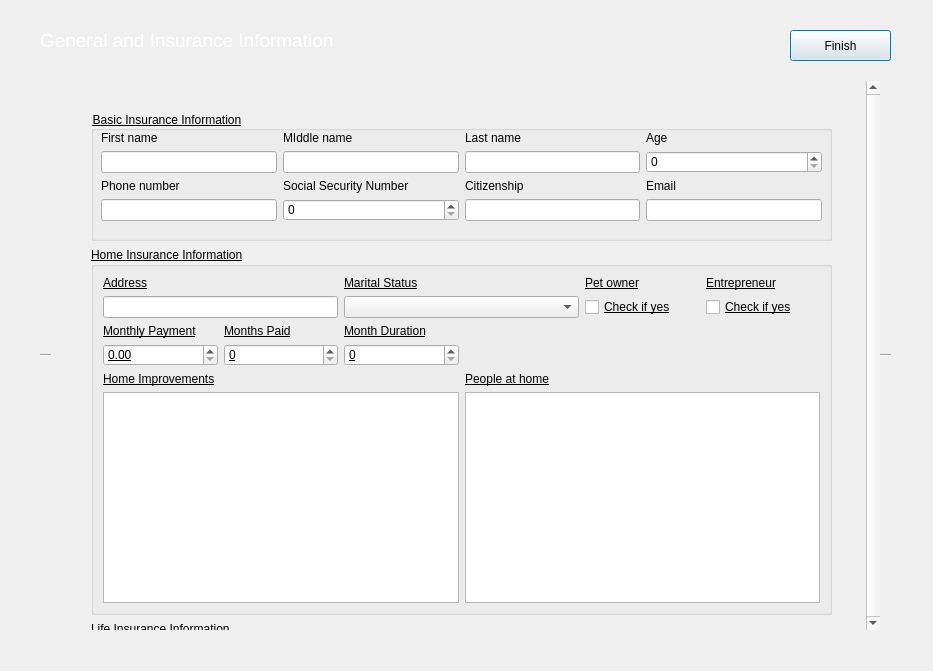
<?xml version="1.0" encoding="UTF-8"?>
<ui version="4.0">
 <class>CreateCustomerForm</class>
 <widget class="QDialog" name="CreateCustomerForm">
  <property name="geometry">
   <rect>
    <x>0</x>
    <y>0</y>
    <width>933</width>
    <height>671</height>
   </rect>
  </property>
  <property name="minimumSize">
   <size>
    <width>933</width>
    <height>671</height>
   </size>
  </property>
  <property name="maximumSize">
   <size>
    <width>933</width>
    <height>671</height>
   </size>
  </property>
  <property name="windowTitle">
   <string>Add Customer Insurance Information</string>
  </property>
  <property name="styleSheet">
   <string notr="true">QGroupBox &gt; QLabel{
color: #000000;

}

QGroupBox &gt; QLineEdit{
color: #000000;

}

#CreateCustomerForm{
	background-color:  #C2272D;
}</string>
  </property>
  <widget class="QPushButton" name="finishButton">
   <property name="geometry">
    <rect>
     <x>790</x>
     <y>30</y>
     <width>101</width>
     <height>31</height>
    </rect>
   </property>
   <property name="text">
    <string>Finish</string>
   </property>
  </widget>
  <widget class="QScrollArea" name="scrollArea">
   <property name="geometry">
    <rect>
     <x>40</x>
     <y>70</y>
     <width>851</width>
     <height>571</height>
    </rect>
   </property>
   <property name="styleSheet">
    <string notr="true">QScrollArea{
padding: 10px;
}</string>
   </property>
   <property name="frameShape">
    <enum>QFrame::HLine</enum>
   </property>
   <property name="frameShadow">
    <enum>QFrame::Sunken</enum>
   </property>
   <property name="verticalScrollBarPolicy">
    <enum>Qt::ScrollBarAlwaysOn</enum>
   </property>
   <property name="sizeAdjustPolicy">
    <enum>QAbstractScrollArea::AdjustToContents</enum>
   </property>
   <property name="widgetResizable">
    <bool>true</bool>
   </property>
   <widget class="QWidget" name="scrollContents">
    <property name="geometry">
     <rect>
      <x>0</x>
      <y>0</y>
      <width>815</width>
      <height>549</height>
     </rect>
    </property>
    <property name="autoFillBackground">
     <bool>true</bool>
    </property>
    <widget class="QWidget" name="layoutWidget">
     <property name="geometry">
      <rect>
       <x>40</x>
       <y>30</y>
       <width>741</width>
       <height>1451</height>
      </rect>
     </property>
     <layout class="QVBoxLayout" name="verticalLayout">
      <item>
       <widget class="QGroupBox" name="basicBox">
        <property name="font">
         <font>
          <underline>true</underline>
         </font>
        </property>
        <property name="styleSheet">
         <string notr="true">QGroupBox{
padding-bottom: 10px;
padding-top: 10px;
}</string>
        </property>
        <property name="title">
         <string>Basic Insurance Information</string>
        </property>
        <layout class="QGridLayout" name="gridLayout">
         <item row="1" column="0">
          <widget class="QLineEdit" name="firstname">
           <property name="enabled">
            <bool>true</bool>
           </property>
          </widget>
         </item>
         <item row="0" column="0">
          <widget class="QLabel" name="label_45">
           <property name="text">
            <string>First name</string>
           </property>
          </widget>
         </item>
         <item row="1" column="2">
          <widget class="QLineEdit" name="lastname">
           <property name="enabled">
            <bool>true</bool>
           </property>
          </widget>
         </item>
         <item row="1" column="4">
          <widget class="QSpinBox" name="age">
           <property name="maximum">
            <number>120</number>
           </property>
          </widget>
         </item>
         <item row="2" column="0">
          <widget class="QLabel" name="label_43">
           <property name="text">
            <string>Phone number</string>
           </property>
          </widget>
         </item>
         <item row="2" column="1">
          <widget class="QLabel" name="label_42">
           <property name="text">
            <string>Social Security Number</string>
           </property>
          </widget>
         </item>
         <item row="0" column="4">
          <widget class="QLabel" name="label_47">
           <property name="text">
            <string>Age</string>
           </property>
          </widget>
         </item>
         <item row="0" column="2">
          <widget class="QLabel" name="label_48">
           <property name="text">
            <string>Last name</string>
           </property>
          </widget>
         </item>
         <item row="0" column="1">
          <widget class="QLabel" name="label_44">
           <property name="text">
            <string>MIddle name</string>
           </property>
          </widget>
         </item>
         <item row="2" column="2">
          <widget class="QLabel" name="label_46">
           <property name="text">
            <string>Citizenship</string>
           </property>
          </widget>
         </item>
         <item row="1" column="1">
          <widget class="QLineEdit" name="middlename">
           <property name="enabled">
            <bool>true</bool>
           </property>
          </widget>
         </item>
         <item row="3" column="1">
          <widget class="QSpinBox" name="socialsecuritynumber">
           <property name="maximum">
            <number>999999999</number>
           </property>
          </widget>
         </item>
         <item row="3" column="2">
          <widget class="QLineEdit" name="citizenship">
           <property name="enabled">
            <bool>true</bool>
           </property>
          </widget>
         </item>
         <item row="3" column="0">
          <widget class="QLineEdit" name="phoneNumber">
           <property name="enabled">
            <bool>true</bool>
           </property>
          </widget>
         </item>
         <item row="3" column="4">
          <widget class="QLineEdit" name="email"/>
         </item>
         <item row="2" column="4">
          <widget class="QLabel" name="label">
           <property name="text">
            <string>Email</string>
           </property>
          </widget>
         </item>
        </layout>
       </widget>
      </item>
      <item>
       <widget class="QGroupBox" name="homeBox">
        <property name="font">
         <font>
          <underline>true</underline>
         </font>
        </property>
        <property name="title">
         <string>Home Insurance Information</string>
        </property>
        <layout class="QGridLayout" name="gridLayout_2">
         <item row="2" column="0">
          <widget class="QLabel" name="label_52">
           <property name="text">
            <string>Monthly Payment</string>
           </property>
          </widget>
         </item>
         <item row="5" column="3" colspan="3">
          <widget class="QTextEdit" name="peopleathome">
           <property name="enabled">
            <bool>true</bool>
           </property>
          </widget>
         </item>
         <item row="1" column="0" colspan="2">
          <widget class="QLineEdit" name="address">
           <property name="enabled">
            <bool>true</bool>
           </property>
          </widget>
         </item>
         <item row="1" column="5">
          <widget class="QCheckBox" name="entrepreneur">
           <property name="text">
            <string>Check if yes</string>
           </property>
          </widget>
         </item>
         <item row="5" column="0" colspan="3">
          <widget class="QTextEdit" name="homeimprovements">
           <property name="enabled">
            <bool>true</bool>
           </property>
          </widget>
         </item>
         <item row="3" column="2">
          <widget class="QSpinBox" name="home_monthduration"/>
         </item>
         <item row="0" column="4">
          <widget class="QLabel" name="label_54">
           <property name="text">
            <string>Pet owner</string>
           </property>
          </widget>
         </item>
         <item row="4" column="3" colspan="2">
          <widget class="QLabel" name="label_56">
           <property name="text">
            <string>People at home</string>
           </property>
          </widget>
         </item>
         <item row="1" column="2" colspan="2">
          <widget class="QComboBox" name="maritalstatus">
           <item>
            <property name="text">
             <string/>
            </property>
           </item>
           <item>
            <property name="text">
             <string>married</string>
            </property>
           </item>
           <item>
            <property name="text">
             <string>widowed</string>
            </property>
           </item>
           <item>
            <property name="text">
             <string>divorced</string>
            </property>
           </item>
           <item>
            <property name="text">
             <string>separated</string>
            </property>
           </item>
           <item>
            <property name="text">
             <string>never married</string>
            </property>
           </item>
          </widget>
         </item>
         <item row="0" column="2">
          <widget class="QLabel" name="label_55">
           <property name="text">
            <string>Marital Status</string>
           </property>
          </widget>
         </item>
         <item row="3" column="1">
          <widget class="QSpinBox" name="home_monthspaid"/>
         </item>
         <item row="2" column="2" colspan="2">
          <widget class="QLabel" name="label_53">
           <property name="text">
            <string>Month Duration</string>
           </property>
          </widget>
         </item>
         <item row="3" column="0">
          <widget class="QDoubleSpinBox" name="home_monthlypayment">
           <property name="maximum">
            <double>1000.990000000000009</double>
           </property>
          </widget>
         </item>
         <item row="4" column="0">
          <widget class="QLabel" name="label_49">
           <property name="text">
            <string>Home Improvements</string>
           </property>
          </widget>
         </item>
         <item row="0" column="0">
          <widget class="QLabel" name="label_50">
           <property name="text">
            <string>Address</string>
           </property>
          </widget>
         </item>
         <item row="1" column="4">
          <widget class="QCheckBox" name="petowner">
           <property name="text">
            <string>Check if yes</string>
           </property>
          </widget>
         </item>
         <item row="2" column="1">
          <widget class="QLabel" name="label_51">
           <property name="text">
            <string>Months Paid</string>
           </property>
          </widget>
         </item>
         <item row="0" column="5">
          <widget class="QLabel" name="label_57">
           <property name="text">
            <string>Entrepreneur</string>
           </property>
          </widget>
         </item>
        </layout>
       </widget>
      </item>
      <item>
       <widget class="QGroupBox" name="lifeBox">
        <property name="font">
         <font>
          <underline>true</underline>
         </font>
        </property>
        <property name="title">
         <string>Life Insurance Information</string>
        </property>
        <layout class="QGridLayout" name="gridLayout_3">
         <item row="4" column="5">
          <widget class="QSpinBox" name="life_monthduration"/>
         </item>
         <item row="6" column="0" colspan="2">
          <widget class="QTextEdit" name="beneficiaries">
           <property name="enabled">
            <bool>true</bool>
           </property>
          </widget>
         </item>
         <item row="8" column="0" colspan="2">
          <widget class="QTextEdit" name="physiciandetails">
           <property name="enabled">
            <bool>true</bool>
           </property>
          </widget>
         </item>
         <item row="3" column="1">
          <widget class="QLabel" name="label_60">
           <property name="text">
            <string>Weight</string>
           </property>
          </widget>
         </item>
         <item row="0" column="1">
          <widget class="QLabel" name="label_68">
           <property name="text">
            <string>Occupation</string>
           </property>
          </widget>
         </item>
         <item row="0" column="5">
          <widget class="QLabel" name="label_64">
           <property name="text">
            <string>Drug User</string>
           </property>
          </widget>
         </item>
         <item row="8" column="2" colspan="4">
          <widget class="QTextEdit" name="seriousdiagnoses">
           <property name="enabled">
            <bool>true</bool>
           </property>
          </widget>
         </item>
         <item row="1" column="2" colspan="2">
          <widget class="QCheckBox" name="feloncharges">
           <property name="text">
            <string>Check if yes</string>
           </property>
          </widget>
         </item>
         <item row="3" column="2" colspan="2">
          <widget class="QLabel" name="label_62">
           <property name="text">
            <string>Monthly Payment</string>
           </property>
          </widget>
         </item>
         <item row="5" column="0">
          <widget class="QLabel" name="label_63">
           <property name="text">
            <string>Beneficiaries</string>
           </property>
          </widget>
         </item>
         <item row="4" column="0">
          <widget class="QLineEdit" name="height">
           <property name="enabled">
            <bool>true</bool>
           </property>
          </widget>
         </item>
         <item row="3" column="0">
          <widget class="QLabel" name="label_70">
           <property name="text">
            <string>Height</string>
           </property>
          </widget>
         </item>
         <item row="4" column="2" colspan="2">
          <widget class="QDoubleSpinBox" name="life_monthlypayment">
           <property name="maximum">
            <double>1000.990000000000009</double>
           </property>
          </widget>
         </item>
         <item row="1" column="0">
          <widget class="QDoubleSpinBox" name="salary">
           <property name="maximum">
            <double>100000.000000000000000</double>
           </property>
          </widget>
         </item>
         <item row="1" column="1">
          <widget class="QLineEdit" name="occupation">
           <property name="enabled">
            <bool>true</bool>
           </property>
          </widget>
         </item>
         <item row="7" column="2">
          <widget class="QLabel" name="label_71">
           <property name="text">
            <string>Serious Diagnoses</string>
           </property>
          </widget>
         </item>
         <item row="5" column="2">
          <widget class="QLabel" name="label_67">
           <property name="text">
            <string>High Risk Hobbies</string>
           </property>
          </widget>
         </item>
         <item row="0" column="2" colspan="2">
          <widget class="QLabel" name="label_66">
           <property name="text">
            <string>Felon Charges</string>
           </property>
          </widget>
         </item>
         <item row="4" column="1">
          <widget class="QLineEdit" name="weight">
           <property name="enabled">
            <bool>true</bool>
           </property>
          </widget>
         </item>
         <item row="4" column="4">
          <widget class="QSpinBox" name="life_monthspaid"/>
         </item>
         <item row="3" column="4">
          <widget class="QLabel" name="label_58">
           <property name="text">
            <string>Months Paid</string>
           </property>
          </widget>
         </item>
         <item row="0" column="0">
          <widget class="QLabel" name="label_59">
           <property name="text">
            <string>Salary</string>
           </property>
          </widget>
         </item>
         <item row="3" column="5">
          <widget class="QLabel" name="label_65">
           <property name="text">
            <string>Month Duration</string>
           </property>
          </widget>
         </item>
         <item row="7" column="0">
          <widget class="QLabel" name="label_69">
           <property name="text">
            <string>Physician Details</string>
           </property>
          </widget>
         </item>
         <item row="6" column="2" colspan="4">
          <widget class="QTextEdit" name="highriskhobbies">
           <property name="enabled">
            <bool>true</bool>
           </property>
          </widget>
         </item>
         <item row="1" column="4">
          <widget class="QCheckBox" name="misdemeanorcharges">
           <property name="text">
            <string>Check if yes</string>
           </property>
          </widget>
         </item>
         <item row="1" column="5">
          <widget class="QCheckBox" name="druguser">
           <property name="text">
            <string>Check if yes</string>
           </property>
          </widget>
         </item>
         <item row="0" column="4">
          <widget class="QLabel" name="label_61">
           <property name="text">
            <string>Misdemeanor Charges</string>
           </property>
          </widget>
         </item>
        </layout>
       </widget>
      </item>
      <item>
       <widget class="QGroupBox" name="carBox">
        <property name="font">
         <font>
          <underline>true</underline>
         </font>
        </property>
        <property name="title">
         <string>Car Insurance Information</string>
        </property>
        <layout class="QGridLayout" name="gridLayout_4">
         <item row="6" column="0" colspan="3">
          <widget class="QTextEdit" name="safetyfeatures">
           <property name="enabled">
            <bool>true</bool>
           </property>
          </widget>
         </item>
         <item row="0" column="4">
          <widget class="QLabel" name="label_80">
           <property name="text">
            <string>Vehicle ID number</string>
           </property>
          </widget>
         </item>
         <item row="0" column="1">
          <widget class="QLabel" name="label_77">
           <property name="text">
            <string>Model</string>
           </property>
          </widget>
         </item>
         <item row="3" column="0">
          <widget class="QLabel" name="label_72">
           <property name="text">
            <string>Annual Miles</string>
           </property>
          </widget>
         </item>
         <item row="4" column="2" colspan="2">
          <widget class="QSpinBox" name="car_monthspaid"/>
         </item>
         <item row="3" column="1">
          <widget class="QLabel" name="label_82">
           <property name="text">
            <string>Monthly Payment</string>
           </property>
          </widget>
         </item>
         <item row="6" column="3" colspan="3">
          <widget class="QTextEdit" name="antitheftdevices">
           <property name="enabled">
            <bool>true</bool>
           </property>
          </widget>
         </item>
         <item row="0" column="2" colspan="2">
          <widget class="QLabel" name="label_81">
           <property name="text">
            <string>License number</string>
           </property>
          </widget>
         </item>
         <item row="4" column="1">
          <widget class="QDoubleSpinBox" name="car_monthlypayment">
           <property name="maximum">
            <double>1000.990000000000009</double>
           </property>
          </widget>
         </item>
         <item row="3" column="2" colspan="2">
          <widget class="QLabel" name="label_74">
           <property name="text">
            <string>Months Paid</string>
           </property>
          </widget>
         </item>
         <item row="4" column="0">
          <widget class="QSpinBox" name="annualmiles">
           <property name="minimumSize">
            <size>
             <width>133</width>
             <height>24</height>
            </size>
           </property>
           <property name="maximum">
            <number>500000</number>
           </property>
          </widget>
         </item>
         <item row="2" column="5">
          <widget class="QSpinBox" name="year">
           <property name="minimumSize">
            <size>
             <width>133</width>
             <height>24</height>
            </size>
           </property>
           <property name="maximum">
            <number>9999</number>
           </property>
          </widget>
         </item>
         <item row="2" column="0">
          <widget class="QLineEdit" name="make">
           <property name="enabled">
            <bool>true</bool>
           </property>
          </widget>
         </item>
         <item row="0" column="5">
          <widget class="QLabel" name="label_78">
           <property name="text">
            <string>Year</string>
           </property>
          </widget>
         </item>
         <item row="5" column="0">
          <widget class="QLabel" name="label_73">
           <property name="text">
            <string>Safety Features</string>
           </property>
          </widget>
         </item>
         <item row="2" column="4">
          <widget class="QLineEdit" name="vehicleidnumber">
           <property name="enabled">
            <bool>true</bool>
           </property>
          </widget>
         </item>
         <item row="4" column="4">
          <widget class="QSpinBox" name="car_monthduration"/>
         </item>
         <item row="2" column="1">
          <widget class="QLineEdit" name="model">
           <property name="enabled">
            <bool>true</bool>
           </property>
          </widget>
         </item>
         <item row="2" column="2" colspan="2">
          <widget class="QLineEdit" name="licensenumber">
           <property name="enabled">
            <bool>true</bool>
           </property>
          </widget>
         </item>
         <item row="0" column="0">
          <widget class="QLabel" name="label_76">
           <property name="text">
            <string>Make</string>
           </property>
          </widget>
         </item>
         <item row="3" column="4">
          <widget class="QLabel" name="label_79">
           <property name="text">
            <string>Month Duration</string>
           </property>
          </widget>
         </item>
         <item row="5" column="3" colspan="2">
          <widget class="QLabel" name="label_75">
           <property name="text">
            <string>Anti Theft Devices</string>
           </property>
          </widget>
         </item>
        </layout>
       </widget>
      </item>
     </layout>
    </widget>
   </widget>
  </widget>
  <widget class="QLabel" name="titleLabel">
   <property name="geometry">
    <rect>
     <x>40</x>
     <y>20</y>
     <width>321</width>
     <height>41</height>
    </rect>
   </property>
   <property name="font">
    <font>
     <pointsize>14</pointsize>
    </font>
   </property>
   <property name="styleSheet">
    <string notr="true">QLabel{
	color: #fff;
}</string>
   </property>
   <property name="text">
    <string>General and Insurance Information</string>
   </property>
  </widget>
 </widget>
 <resources/>
 <connections/>
</ui>
